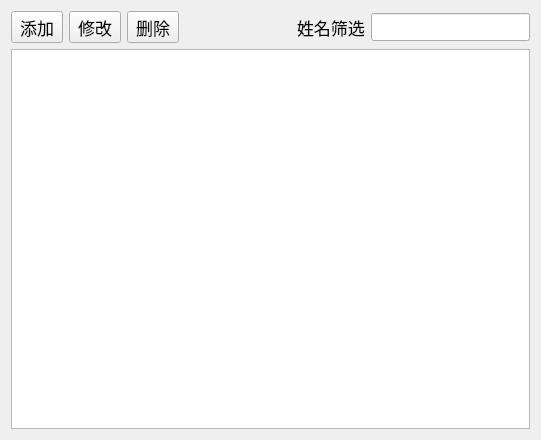
<?xml version="1.0" encoding="UTF-8"?>
<ui version="4.0">
 <class>WorkerConfigDlg</class>
 <widget class="QDialog" name="WorkerConfigDlg">
  <property name="geometry">
   <rect>
    <x>0</x>
    <y>0</y>
    <width>541</width>
    <height>440</height>
   </rect>
  </property>
  <property name="windowTitle">
   <string/>
  </property>
  <layout class="QVBoxLayout" name="verticalLayout">
   <item>
    <layout class="QHBoxLayout" name="horizontalLayout">
     <item>
      <widget class="QToolButton" name="btnAdd">
       <property name="font">
        <font>
         <pointsize>13</pointsize>
        </font>
       </property>
       <property name="text">
        <string>添加</string>
       </property>
      </widget>
     </item>
     <item>
      <widget class="QToolButton" name="btnModify">
       <property name="font">
        <font>
         <pointsize>13</pointsize>
        </font>
       </property>
       <property name="text">
        <string>修改</string>
       </property>
      </widget>
     </item>
     <item>
      <widget class="QToolButton" name="btnDelete">
       <property name="font">
        <font>
         <pointsize>13</pointsize>
        </font>
       </property>
       <property name="text">
        <string>删除</string>
       </property>
      </widget>
     </item>
     <item>
      <spacer name="horizontalSpacer">
       <property name="orientation">
        <enum>Qt::Horizontal</enum>
       </property>
       <property name="sizeHint" stdset="0">
        <size>
         <width>40</width>
         <height>20</height>
        </size>
       </property>
      </spacer>
     </item>
     <item>
      <widget class="QLabel" name="label">
       <property name="font">
        <font>
         <pointsize>13</pointsize>
        </font>
       </property>
       <property name="text">
        <string>姓名筛选</string>
       </property>
      </widget>
     </item>
     <item>
      <widget class="QLineEdit" name="lineEdit">
       <property name="font">
        <font>
         <pointsize>13</pointsize>
        </font>
       </property>
      </widget>
     </item>
    </layout>
   </item>
   <item>
    <widget class="QTableWidget" name="tableWidget"/>
   </item>
  </layout>
 </widget>
 <resources/>
 <connections/>
</ui>
